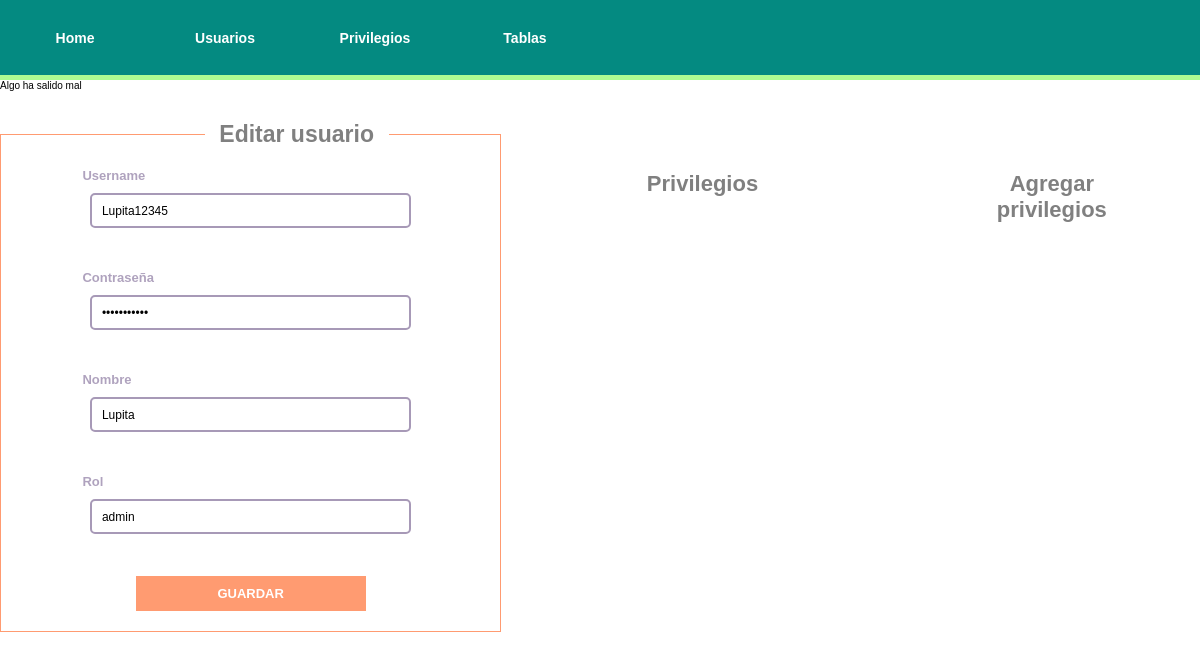
The app's page /administration/Users/1/UpdateUser/ with its own data.
### administration/models.py (models this page shows, shortened)
class User(models.Model):
    username = models.CharField(max_length = 100)
    password = models.CharField(max_length=100)
    name = models.CharField(max_length=100)
    rol = models.CharField(max_length = 100)
    update_date = models.DateTimeField("Fecha de actualizacion")

### administration/views.py (the view)
# urls.py: path("Users/<int:user_id>/UpdateUser/",views.updateUser,name="update_user"),
def updateUser(request, user_id):
    user = get_object_or_404(User, pk=user_id)
    try:
        user.username=request.POST['username']
        user.password=request.POST['password']
        user.name=request.POST['name']
        user.rol=request.POST['rol']
        user.update_date=timezone.now()
        user.save()
    except(KeyError, User.DoesNotExist):
        return render(
            request,
            "administration/new_user.html",
            {
                "error_message": "Algo ha salido mal",
                "user_obj": User.objects.get(pk=user_id),
            }
        )
    else:
        return HttpResponseRedirect(reverse("administration:users",args={}))

### administration/templates/administration/new_user.html (shortened to what this page needs)
{% load static %}
<!DOCTYPE html>
<html lang="es">
<head>
    <link rel="stylesheet" href="{% static 'styles/styles.css' %}">
</head>
<body>
    <nav>
        <ul>
            <li><a href="{% url 'administration:index' %}">Home</a></li>
            <li><a href="{% url 'administration:users' %}">Usuarios</a></li>
            <li><a href="{% url 'administration:privileges' %}">Privilegios</a></li>
            <li><a href="{% url 'administration:tables' %}">Tablas</a></li>
        </ul>
    </nav>
    <main>
        {% if error_message %}
        <p>{{ error_message }}</p>
        {% endif %}
        {% if user_obj %}
        <form action="{% url 'administration:update_user' user_obj.id %}" class="new-form" method="post">
            <fieldset>
                <legend>
                    <h1>Editar usuario</h1>
                </legend>
                <label for="username">Username</label>
                <input type="text" name="username" id="username" placeholder="Username" value="{{ user_obj.username }}"
                    required>
                <br>
                <br>
                <label for="password">Contraseña</label>
                <input type="password" name="password" id="password" placeholder="Escribe una contraseña"
                    value="{{ user_obj.username }}" required>
                <br>
                <br>
                <label for="name">Nombre</label>
                <input type="text" name="name" id="name" placeholder="Nombre" value="{{ user_obj.name }}" required>
                <br>
                <br>
                <label for="rol">Rol</label>
                <input type="text" name="rol" id="rol" placeholder="Rol" value="{{ user_obj.rol }}" required>
                <br>
                <br>
                <input type="submit" value="Guardar">
            </fieldset>
            <div class="privilege-container">
                <h2>
                    Privilegios
                </h2>
            </div>
            <div class="privilege-container">
                <h2>Agregar privilegios</h2>
            </div>
        </form>
        {% endif %}
    </main>
</body>
</html>

### administration/static/styles/styles.css (style rules this page uses)
* { padding: 0%; margin: 0%; box-sizing: border-box; font-size: 10px; font-family: Arial, Helvetica, sans-serif; }
:root { --light-green: #ADFC92; --dark-cyan: #048A81; --rose-quartz: #A799B7; --atomic-tangerine: #FF9B71; --tea-green: #DAEDBD; }
nav { display: flex; height: 10vh; width: 100vw; background-color: var(--dark-cyan); border-bottom: solid 5px var(--light-green); }
nav ul { display: flex; width: 50%; height: 100%; align-items: center; justify-content: space-around; list-style: none; }
nav li { width: 20%; height: 100%; display: flex; align-items: center; justify-content: center; color: #fff; }
nav li a { width: 100%; height: 100%; color: inherit; text-decoration: none; font-size: 1.4em; display: flex; justify-content: center; align-items: center; text-decoration: inherit; }
h1 { font-size: 2.3em; }
h2 { font-size: 2.2em; }
a { font-size: 1.2em; font-family: inherit; font-weight: bold; }
.new-form { width: 100%; height: auto; display: flex; flex-direction: row; align-items: flex-start; justify-content: space-around; padding: 30px 0; gap: 20px; }
.new-form fieldset { min-width: 300px; width: 600px; outline: none; border: 1px solid var(--atomic-tangerine); display: flex; flex-direction: column; padding: 20px; gap: 10px; align-items: center; justify-content: center; }
.new-form fieldset legend, .privilege-container h2 { width: 40%; color: gray; align-self: center; text-align: center; margin-left: 10%; }
.new-form input[type=text], .new-form input[type=password] { width: 70%; height: 35px; border: var(--rose-quartz) 2px solid; border-radius: 5px; outline: none; color: black; padding: 0 10px; font-size: 1.2em; }
.new-form label { width: 70%; color: var(--rose-quartz); opacity: 0.9; font-weight: bold; font-size: 1.3em; margin-left: -15px; }
.new-form input[type=submit] { width: 50%; height: 35px; border: none; background-color: var(--atomic-tangerine); color: white; font-family: inherit; font-size: 1.3em; font-weight: bolder; text-transform: uppercase; cursor: pointer; }
.privilege-container { width: 400px; display: flex; flex-direction: column; align-items: center; justify-content: space-around; padding-top: 50px; gap: 50px; }

### records on screen
User: username "Lupita12345", name "Lupita", rol "admin"

### other values on screen
{{ error_message }} "Algo ha salido mal"
